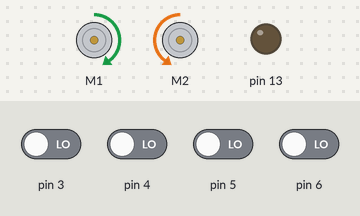
The sketch below on a simulated Arduino Uno, built with avr-gcc and run on an emulated ATmega328P. On the bench: 2 × DC motor (green arrow = forward, orange = backward, longer = faster), output pins drawn as LEDs (lit = HIGH). The test bench sets the inputs (shaded band); at power-on: pin 3–6 LOW. What the sketch prints to the serial monitor is not drawn.

Above: at 5.8 s.
5.9 s: pin 4 driven HIGH
At 6.3 s:
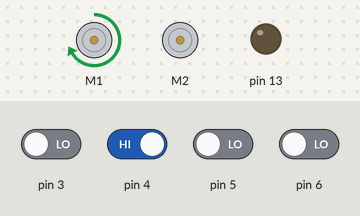
7.4 s: pin 5 driven HIGH
At 8.6 s:
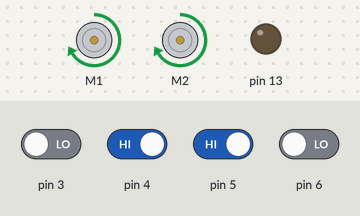
8.9 s: pin 6 driven HIGH
At 9.8 s:
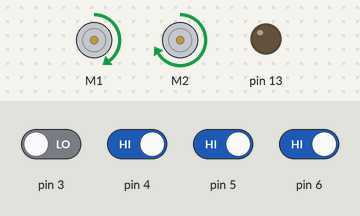
10.4 s: pin 4 driven LOW
At 11.0 s:
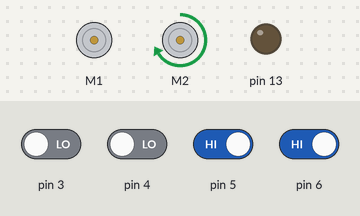
11.9 s: pin 5 driven LOW
At 13.1 s:
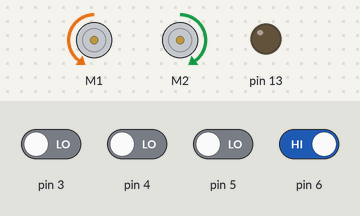
13.4 s: pin 3 driven HIGH
At 14.5 s:
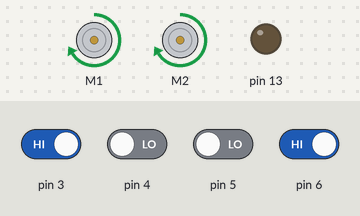
Timing chart, 0 to 15.9 s (numbered marks = the images above; inputs shaded):
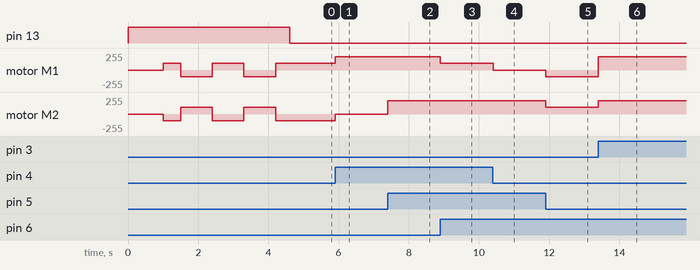

The sketch:

Murcs2LineFollower.ino
```cpp
/*
 * Demo line-following code for the MURCS v2.0 Robot
 *
 * This code will follow a black line on a white background, using a
 * PID-based algorithm.  It works decently on courses with smooth, 6"
 * radius curves and has been tested with Zumos using 30:1 HP and
 * 75:1 HP motors.  Modifications might be required for it to work
 * well on different courses or with different motors.
 *
 * http://www.pololu.com/catalog/product/2506
 * http://www.pololu.com
 * http://forum.pololu.com
 */

#include <Wire.h>
#include <Adafruit_MotorShield.h>
#include "utility/Adafruit_PWMServoDriver.h"
#include <QTRSensors.h>

#define NUM_SENSORS   4     // number of sensors used
#define TIMEOUT       2500  // waits for 2500 microseconds for sensor outputs to go low
#define EMITTER_PIN   2     // emitter is controlled by digital pin 2

// sensors 0 through 7 are connected to digital pins 3 through 10, respectively
QTRSensorsRC qtrrc((unsigned char[]) {3, 4, 5, 6},
  NUM_SENSORS, TIMEOUT, EMITTER_PIN);
unsigned int sensorValues[NUM_SENSORS];

int lastError = 0;

// Create the motor shield object with the default I2C address
Adafruit_MotorShield AFMS = Adafruit_MotorShield();

// Select which 'port' M1, M2, M3 or M4. In this case, M1
Adafruit_DCMotor *MotorLt = AFMS.getMotor(1);
Adafruit_DCMotor *MotorRt = AFMS.getMotor(2);

// This is the maximum speed the motors will be allowed to turn.
const int MAX_SPEED = 200;

void motors_setSpeeds(int left, int right)
{
  MotorLt->setSpeed(abs(left));
  if (left > 0)
    MotorLt->run(FORWARD);
  else
    MotorLt->run(BACKWARD);
  MotorRt->setSpeed(abs(right));
  if (right > 0)
    MotorRt->run(FORWARD);
  else
    MotorRt->run(BACKWARD);
}

void doLineFollow()
{
  int speed_l, speed_r;
  unsigned int position;

  position = qtrrc.readLine(sensorValues);

  if (position <= 500)
  { // far to the right
    speed_l = MAX_SPEED/2;
    speed_r = -MAX_SPEED/2;
  }  else if (position <= 1000)
  { // far to the right
    speed_l = MAX_SPEED;
    speed_r = 0;
  }
  else if (position <= 1300)
  { // far to the right
    speed_l = MAX_SPEED;
    speed_r = MAX_SPEED/2;
  }
  else if (position <= 1700)
  { // centered on line
    speed_l = MAX_SPEED;
    speed_r = MAX_SPEED;
  }
  else if (position <= 2000)
  { // far to the right
    speed_l = MAX_SPEED/2;
    speed_r = MAX_SPEED;
  }
  else if (position <= 2500)
  { // far to the right
    speed_l = 0;
    speed_r = MAX_SPEED;
  }
  else
  { // far to the left
    speed_l = -MAX_SPEED/2;
    speed_r = MAX_SPEED/2;
  }
  motors_setSpeeds(speed_l, speed_r);
//delay(40);
}

void doLineFollowPID()
{
  // Get the position of the line.  Note that we *must* provide the "sensors"
  // argument to readLine() here, even though we are not interested in the
  // individual sensor readings
  int position = qtrrc.readLine(sensorValues);

  // Our "error" is how far we are away from the center of the line, which
  // corresponds to position 1500.
  int error = position - 1500;

  // Get motor speed difference using proportional and derivative PID terms
  // (the integral term is generally not very useful for line following).
  // Here we are using a proportional constant of 1/4 and a derivative
  // constant of 6, which should work decently for many Zumo motor choices.
  // You probably want to use trial and error to tune these constants for
  // your particular Zumo and line course.
  int speedDifference = error / 4 + 6 * (error - lastError);

  lastError = error;

  // Get individual motor speeds.  The sign of speedDifference
  // determines if the robot turns left or right.
  int m1Speed = MAX_SPEED + speedDifference;
  int m2Speed = MAX_SPEED - speedDifference;

  // Here we constrain our motor speeds to be between 0 and MAX_SPEED.
  // Generally speaking, one motor will always be turning at MAX_SPEED
  // and the other will be at MAX_SPEED-|speedDifference| if that is positive,
  // else it will be stationary.  For some applications, you might want to
  // allow the motor speed to go negative so that it can spin in reverse.
  if (m1Speed < 0)
    m1Speed = 0;
  if (m2Speed < 0)
    m2Speed = 0;
  if (m1Speed > MAX_SPEED)
    m1Speed = MAX_SPEED;
  if (m2Speed > MAX_SPEED)
    m2Speed = MAX_SPEED;

  motors_setSpeeds(m1Speed, m2Speed);
}

void setup()
{

  // Turn on LED to indicate we are in calibration mode
  pinMode(13, OUTPUT);
  digitalWrite(13, HIGH);

  AFMS.begin();  // create with the default frequency 1.6KHz

  // Wait 1 second and then begin automatic sensor calibration
  // by rotating in place to sweep the sensors over the line
  delay(1000);
  int i;
  for(i = 0; i < 80; i++)
  {
    if ((i > 10 && i <= 30) || (i > 50 && i <= 70))
      motors_setSpeeds(-100, 100);
    else
      motors_setSpeeds(100, -100);
    qtrrc.calibrate();

    // Since our counter runs to 80, the total delay will be
    // 80*20 = 1600 ms.
    delay(20);
  }
  motors_setSpeeds(0,0);

  // Turn off LED to indicate we are through with calibration
  digitalWrite(13, LOW);
  // print the calibration minimum values measured when emitters were on
  Serial.begin(9600);
  for (int i = 0; i < NUM_SENSORS; i++)
  {
    Serial.print(qtrrc.calibratedMinimumOn[i]);
    Serial.print(' ');
  }
  Serial.println();

  // print the calibration maximum values measured when emitters were on
  for (int i = 0; i < NUM_SENSORS; i++)
  {
    Serial.print(qtrrc.calibratedMaximumOn[i]);
    Serial.print(' ');
  }
  Serial.println();
  Serial.println();
}

void loop()
{
  doLineFollow();
}
```

Measured:
- after the input at 5.9 s, motor M1: forward 100/255 → forward 200/255 at once; motor M2: backward 100/255 → stopped at once
- after the input at 7.4 s, motor M2: stopped → forward 200/255 at once
- after the input at 8.9 s, motor M1: forward 200/255 → forward 100/255 at once
- after the input at 10.4 s, motor M1: forward 100/255 → stopped at once
- after the input at 11.9 s, motor M1: stopped → backward 100/255 at once; motor M2: forward 200/255 → forward 100/255 at once
- after the input at 13.4 s, motor M1: backward 100/255 → forward 200/255 at once; motor M2: forward 100/255 → forward 200/255 at once
